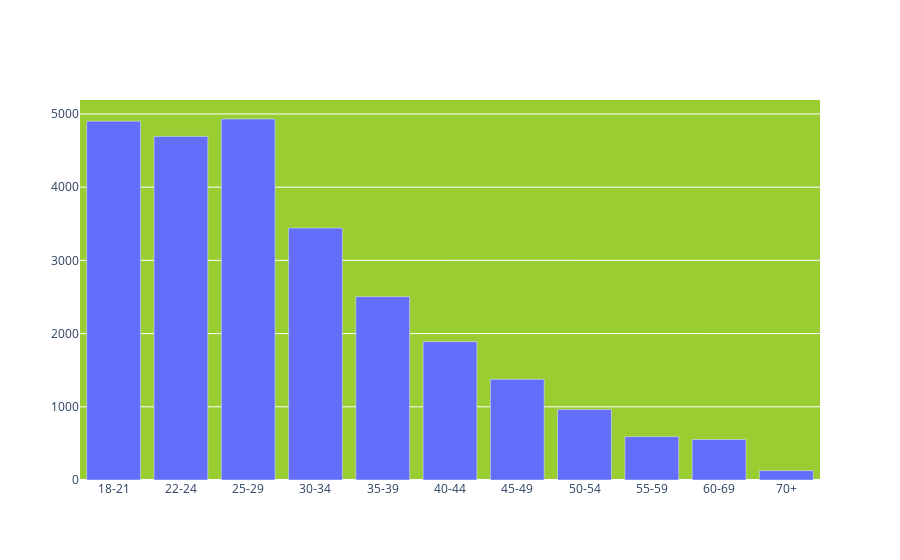

Notebook code for this chart:
### Code cell
q1_df = df['Q1'].value_counts()

CATEGORY_ORDER = ["18-21", "22-24", "25-29", "30-34", "35-39", "40-44", "45-49", "50-54", "55-59", "60-69", "70+"]

fig =  go.Figure()
fig.add_trace(
    # 시각화 종류
    go.Bar(x=q1_df.index, y = q1_df.values))  # 시각화 차트 생성

# 시각화 스타일 변경
fig.update_layout(xaxis= dict(categoryorder='array', categoryarray=CATEGORY_ORDER),
                 plot_bgcolor='yellowgreen')    # 딕셔너리 형태로 넣어줘야

fig.show()

### Figure 1 — Plotly figure (JSON) as saved in the notebook; plotly's stock layout.template omitted (floating-point values rounded to 4 significant figures)
{"data": [{"type": "bar", "x": ["25-29", "18-21", "22-24", "30-34", "35-39", "40-44", "45-49", "50-54", "55-59", "60-69", "70+"], "y": [4931, 4901, 4693, 3441, 2504, 1890, 1375, 962, 592, 553, 128]}], "layout": {"autosize": true, "plot_bgcolor": "yellowgreen", "xaxis": {"autorange": true, "categoryarray": ["18-21", "22-24", "25-29", "30-34", "35-39", "40-44", "45-49", "50-54", "55-59", "60-69", "70+"], "categoryorder": "array", "range": [-0.5, 10.5], "type": "category"}, "yaxis": {"autorange": true, "range": [0, 5191.0], "type": "linear"}}}
